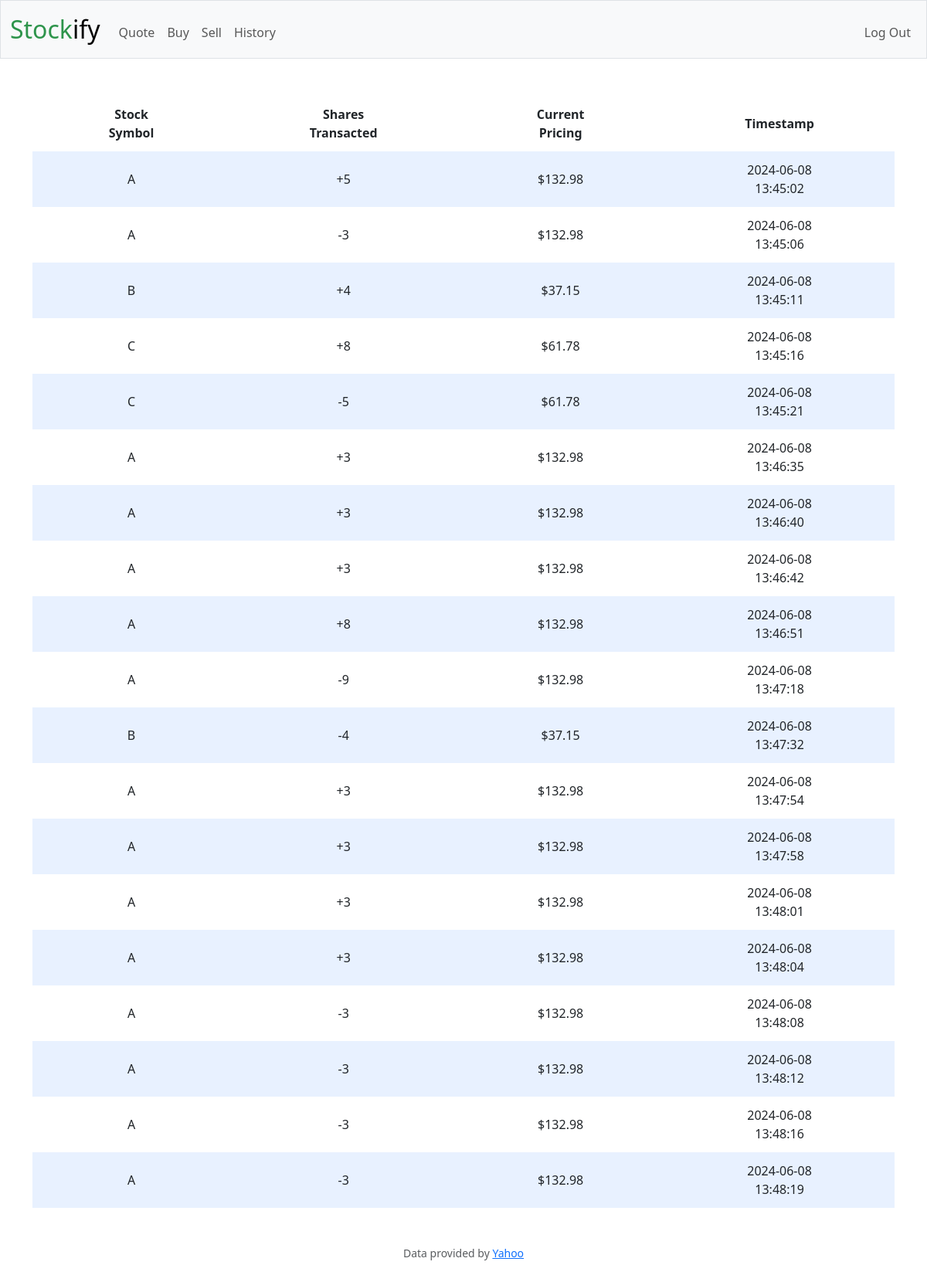
Screenshot of /history (signed in) with the database file from the repository.
### tables this page shows
CREATE TABLE history (id INTEGER PRIMARY KEY, username TEXT NOT NULL, symbol TEXT NOT NULL, shares TEXT NOT NULL, price TEXT NOT NULL, time TEXT NOT NULL);

### app.py (the view)
@app.route("/history")
@login_required
def history():
    return render_template("history.html", data=db.execute("SELECT * FROM history WHERE username = ?", session.get("username")))

### app.py (called while the page is built)
@app.after_request
def after_request(response):
    response.headers["Cache-Control"] = "no-cache, no-store, must-revalidate"
    response.headers["Expires"] = 0
    response.headers["Pragma"] = "no-cache"
    return response

### helpers.py (called while the page is built)
def login_required(f):
    @wraps(f)
    def decorated_function(*args, **kwargs):
        if session.get("user_id") is None:
            return redirect("/login")
        return f(*args, **kwargs)
    return decorated_function

### templates/history.html
{% extends "layout.html" %}
{% block main %}
<div class="section centered-table">
    <table class="centered-table">
        <thead>
            <tr>
                <th>Stock Symbol</th>
                <th>Shares Transacted</th>
                <th>Current Pricing</th>
                <th>Timestamp</th>
            </tr>
        </thead>
        <tbody>
            {% for element in data %}
            <tr>
                <td>{{ element.symbol }}</td>
                <td>{{ element.shares }}</td>
                <td>{{ element.price }}</td>
                <td>{{ element.time }}</td>
            </tr>
            {% endfor %}
        </tbody>
    </table>
</div>
{% endblock %}

### templates/layout.html (shortened to what this page needs)
<!DOCTYPE html>
<html lang="en">
    <head>
        <link href="https://cdn.jsdelivr.net/npm/bootstrap@5.3.2/dist/css/bootstrap.min.css" rel="stylesheet">
        <link href="/static/styles.css" rel="stylesheet">
    </head>
    <body>
        <nav class="bg-light border navbar navbar-expand-md navbar-light">
            <div class="container-fluid">
                <a class="navbar-brand" href="/">
                    <span class="green">Stock</span><span class="black">ify</span>
                </a>
                <div class="collapse navbar-collapse" id="navbar">
                    {% if session["user_id"] %}
                        <ul class="navbar-nav me-auto mt-2">
                            <li class="nav-item"><a class="nav-link" href="/quote">Quote</a></li>
                            <li class="nav-item"><a class="nav-link" href="/buy">Buy</a></li>
                            <li class="nav-item"><a class="nav-link" href="/sell">Sell</a></li>
                            <li class="nav-item"><a class="nav-link" href="/history">History</a></li>
                        </ul>
                        <ul class="navbar-nav ms-auto mt-2">
                            <li class="nav-item"><a class="nav-link" href="/logout">Log Out</a></li>
                        </ul>
                    {% else %}
                        <ul class="navbar-nav ms-auto mt-2">
                            <li class="nav-item"><a class="nav-link" href="/register">Register</a></li>
                            <li class="nav-item"><a class="nav-link" href="/login">Log In</a></li>
                        </ul>
                    {% endif %}
                </div>
            </div>
        </nav>
        <main class="container py-5 text-center">
            {% block main %}{% endblock %}
        </main>
        <footer class="mb-5">
            <p class="mb-3 small text-center text-muted">
                Data provided by <a href="https://finance.yahoo.com/">Yahoo</a>
            </p>
        </footer>
    </body>
</html>

### static/styles.css (style rules this page uses)
nav .navbar-brand { font-size: xx-large; }
nav .navbar-brand .green { color: #2e944b; }
table th, table td { padding: 0.75rem 5rem; vertical-align: middle; }
tbody tr:nth-of-type(odd) { background-color: rgb(179, 208, 255, 0.3) }
.centered-table { margin-left: auto; margin-right: auto; }

### rows the page displays
history: symbol "A", shares "+5", price "$132.98", time "2024-06-08 13:45:02"
history: symbol "A", shares "-3", price "$132.98", time "2024-06-08 13:45:06"
history: symbol "B", shares "+4", price "$37.15", time "2024-06-08 13:45:11"
history: symbol "C", shares "+8", price "$61.78", time "2024-06-08 13:45:16"
history: symbol "C", shares "-5", price "$61.78", time "2024-06-08 13:45:21"
history: symbol "A", shares "+3", price "$132.98", time "2024-06-08 13:46:35"
history: symbol "A", shares "+3", price "$132.98", time "2024-06-08 13:46:40"
history: symbol "A", shares "+3", price "$132.98", time "2024-06-08 13:46:42"
history: symbol "A", shares "+8", price "$132.98", time "2024-06-08 13:46:51"
history: symbol "A", shares "-9", price "$132.98", time "2024-06-08 13:47:18"
history: symbol "B", shares "-4", price "$37.15", time "2024-06-08 13:47:32"
history: symbol "A", shares "+3", price "$132.98", time "2024-06-08 13:47:54"
history: symbol "A", shares "+3", price "$132.98", time "2024-06-08 13:47:58"
history: symbol "A", shares "+3", price "$132.98", time "2024-06-08 13:48:01"
history: symbol "A", shares "+3", price "$132.98", time "2024-06-08 13:48:04"
history: symbol "A", shares "-3", price "$132.98", time "2024-06-08 13:48:08"
history: symbol "A", shares "-3", price "$132.98", time "2024-06-08 13:48:12"
history: symbol "A", shares "-3", price "$132.98", time "2024-06-08 13:48:16"
history: symbol "A", shares "-3", price "$132.98", time "2024-06-08 13:48:19"
